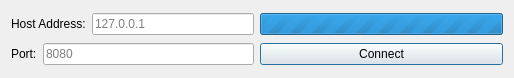
<?xml version="1.0" encoding="UTF-8"?>
<ui version="4.0">
 <class>connectionDialog</class>
 <widget class="QDialog" name="connectionDialog">
  <property name="geometry">
   <rect>
    <x>0</x>
    <y>0</y>
    <width>514</width>
    <height>78</height>
   </rect>
  </property>
  <property name="windowTitle">
   <string>Connection Properties</string>
  </property>
  <layout class="QGridLayout" name="gridLayout">
   <item row="1" column="1">
    <widget class="QPushButton" name="connectButton">
     <property name="text">
      <string>Connect</string>
     </property>
    </widget>
   </item>
   <item row="1" column="0">
    <layout class="QHBoxLayout" name="portLayout">
     <item>
      <widget class="QLabel" name="portLabel">
       <property name="text">
        <string>Port:</string>
       </property>
      </widget>
     </item>
     <item>
      <widget class="QLineEdit" name="portEdit">
       <property name="placeholderText">
        <string>8080</string>
       </property>
      </widget>
     </item>
    </layout>
   </item>
   <item row="0" column="0">
    <layout class="QHBoxLayout" name="hostLayout">
     <item>
      <widget class="QLabel" name="hostLabel">
       <property name="text">
        <string>Host Address:</string>
       </property>
      </widget>
     </item>
     <item>
      <widget class="QLineEdit" name="hostEdit">
       <property name="text">
        <string/>
       </property>
       <property name="placeholderText">
        <string>127.0.0.1</string>
       </property>
      </widget>
     </item>
    </layout>
   </item>
   <item row="0" column="1">
    <widget class="QProgressBar" name="connectionProgress">
     <property name="minimum">
      <number>0</number>
     </property>
     <property name="maximum">
      <number>0</number>
     </property>
     <property name="value">
      <number>-1</number>
     </property>
     <property name="format">
      <string/>
     </property>
    </widget>
   </item>
  </layout>
 </widget>
 <resources/>
 <connections/>
</ui>
